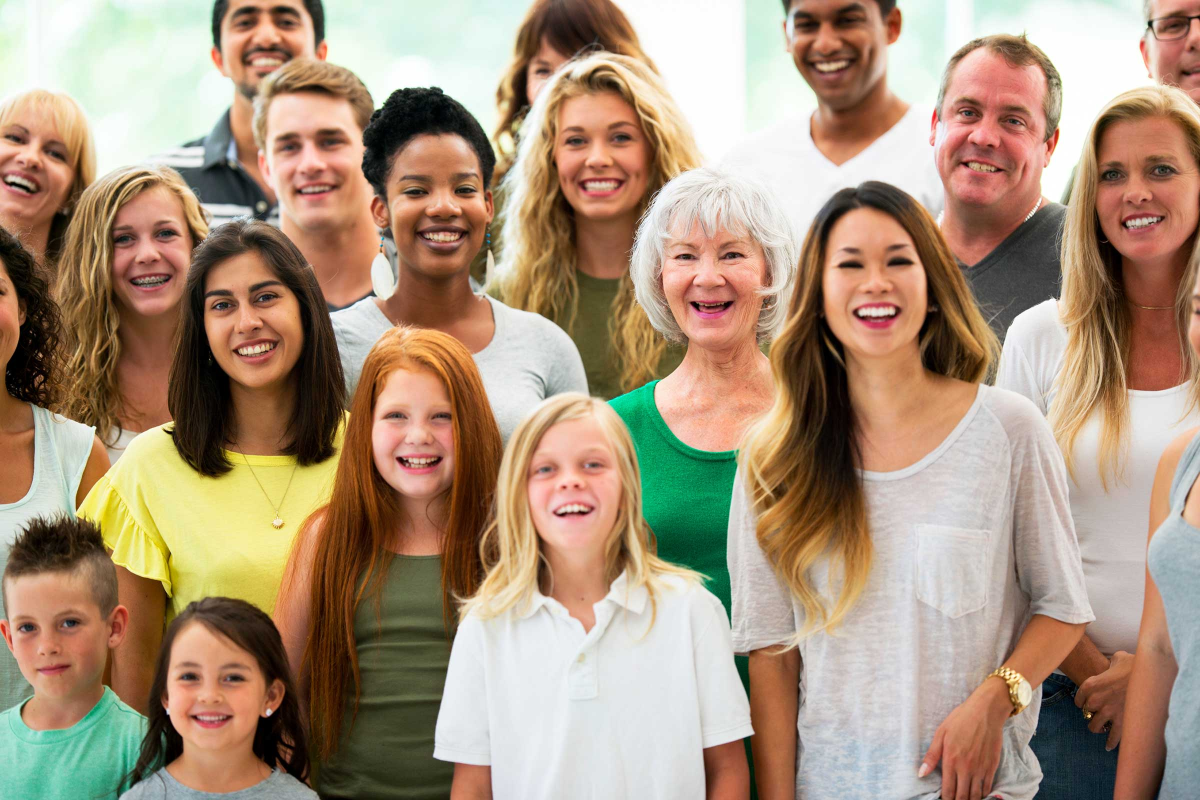
#> input picture face-detection/pic2.jpg, 2400 x 1600 px (shown at 1/2 size)
$ python 'face detect.py'
#> lines starting #> are read from the running program, lines starting #| are printed output that depends on the picture; after the words box and inside, x2 and y2 are one past the last pixel; in counts of white or black regions, pixels touching at a corner belong together
#htg
import numpy as np
import cv2

#load haar cascade xml files
face_cascade = cv2.CascadeClassifier('haarcascade_frontalface_default.xml')
eye_cascade = cv2.CascadeClassifier('haarcascade_eye_tree_eyeglasses.xml')

img = cv2.imread('pic2.jpg')#load image
#> img is the input picture: shape (1600, 2400, 3); mean B, G, R 124.3, 146.9, 169.8
cv2.namedWindow('img',cv2.WINDOW_NORMAL)#resize
cv2.resizeWindow('img', 600,600)        #image

gray = cv2.cvtColor(img, cv2.COLOR_BGR2GRAY)#convert image to grayscale
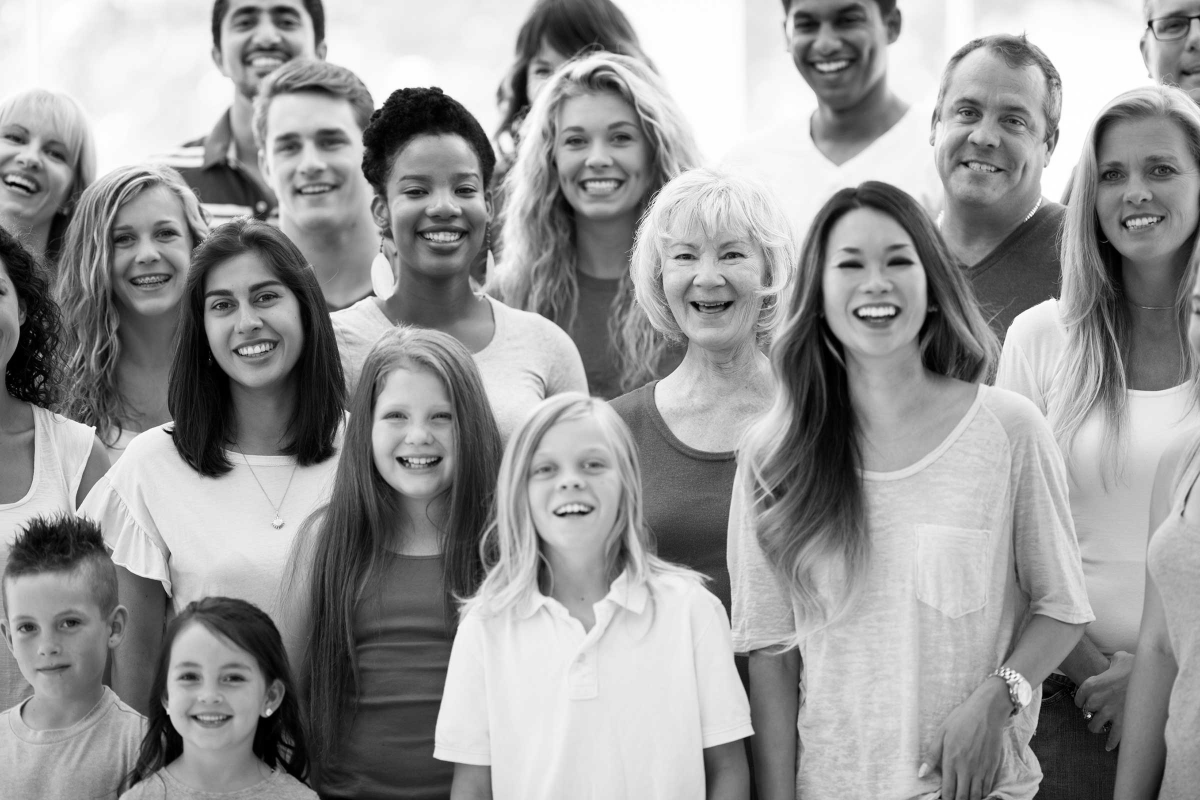
#> gray: shape (1600, 2400) (shown at 1/2 size); min 0, max 255, mean 151.2

faces = face_cascade.detectMultiScale(gray,1.3,5) #detect face coordinates x,y,w,h
#> faces = 13 rows, first 6: [1708, 748, 69, 69], [1828, 129, 264, 264], [1080, 191, 231, 231], [502, 199, 235, 235], [2154, 262, 229, 229], [183, 387, 227, 227]
print(faces)
#| [[1708  748   69   69]
#|  [1828  129  264  264]
#|  [1080  191  231  231]
#|  [ 502  199  235  235]
#|  [2154  262  229  229]
#|  [ 183  387  227  227]
#|  [1611  419  274  274]
#|  [ 370  505  245  245]
#|  [ 715  748  230  230]
#|  [1017  838  254  254]
#|  [   7 1181  196  196]
#|  [ 294 1261  249  249]
#> (further printed lines are left out)
c=1
for (x,y,w,h) in faces:
    print(x,y,w,h)
    img = cv2.rectangle(img,(x,y),(x+w,y+h),(255,0,0),6)#draw rectangle over faces one by one in a loop
    roi_gray = gray[y:y+h, x:x+w] #crop face region in roi
    roi_color = img[y:y+h, x:x+w] #crop face region
    font=cv2.FONT_HERSHEY_SIMPLEX
    cv2.putText(img,'FACE {}'.format(c),(x,int(y+h/8)),font,w/170,(255,255,255),int(w/50))
    eyes = eye_cascade.detectMultiScale(roi_gray)#detect eye coordinates ex,ey,ew,eh
    for (qx,qy,ew,eh) in eyes:
        cv2.rectangle(roi_color,(qx,qy),(qx+ew,qy+eh),(0,255,0),6)
    c+=1
    if w<100:
        c-=1
#> this loop made 13 passes
#> (x, y, w, h, eyes) on passes 2 to 9: (1828, 129, 264, 264, [[83, 72, 49, 49], [169, 87, 58, 58]]), (1080, 191, 231, 231, [[48, 69, 47, 47], [135, 58, 56, 56]]), (502, 199, 235, 235, [[53, 73, 47, 47], [133, 62, 49, 49]]), (2154, 262, 229, 229, [[45, 64, 50, 50], [140, 52, 57, 57]]), (183, 387, 227, 227, [[45, 70, 44, 44], [120, 52, 56, 56]]), (1611, 419, 274, 274, [[62, 82, 56, 56], [146, 74, 63, 63], [165, 67, 77, 77]]), (370, 505, 245, 245, [[49, 82, 50, 50], [133, 64, 54, 54]]), (715, 748, 230, 230, [[54, 60, 51, 51]])
#| 1708 748 69 69
#| 1828 129 264 264
#| 1080 191 231 231
#| 502 199 235 235
#| 2154 262 229 229
#| 183 387 227 227
#| 1611 419 274 274
#| 370 505 245 245
#> (further printed lines are left out)
#> pass 1, `roi_gray = gray[y:y+h, x:x+w]`:
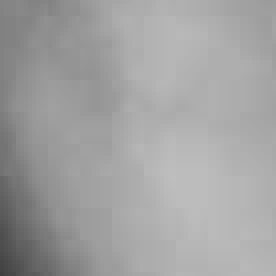
#> roi_gray: shape (69, 69) (shown 4 times larger); min 64, max 190, mean 161.5
#> pass 1, `roi_color = img[y:y+h, x:x+w]`:
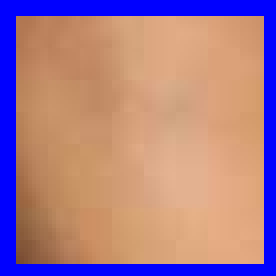
#> roi_color: shape (69, 69, 3) (shown 4 times larger); mean B, G, R 141.2, 123.7, 167.3
#> after the loop:
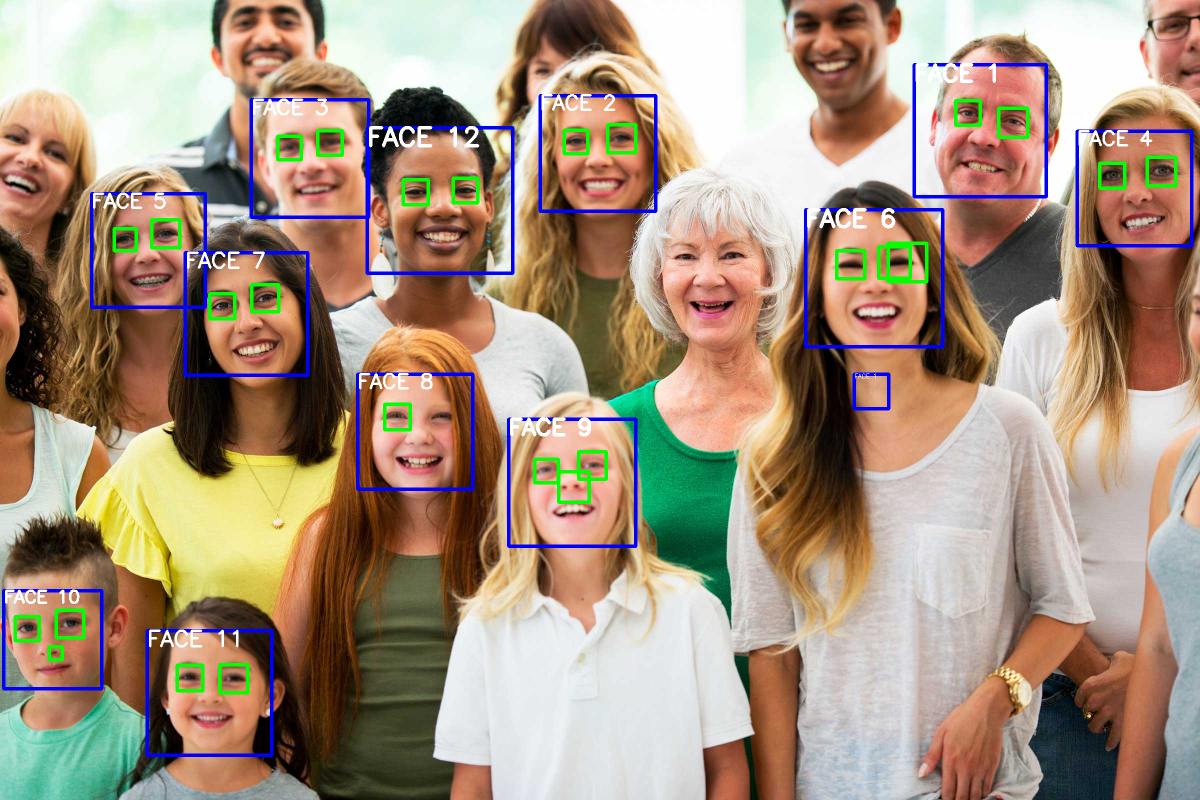
#> img: shape (1600, 2400, 3) (shown at 1/2 size); mean B, G, R 127.5, 146.5, 165.5
#> after the loop:
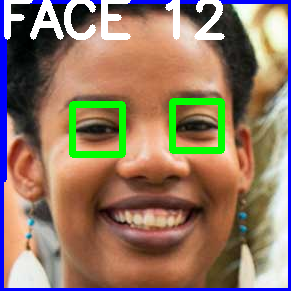
#> roi_color: shape (291, 291, 3); mean B, G, R 102.1, 120.6, 145.9
#> after the loop:
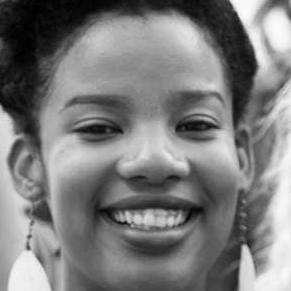
#> roi_gray: shape (291, 291); min 1, max 252, mean 123.8
#> after the loop, c = 13
c-=1
#> c = 12
print('number of faces detected= {}'.format(c))
#| number of faces detected= 12
#add text message
font=cv2.FONT_HERSHEY_SIMPLEX
cv2.putText(img,'Face Detection',(40,110),font,4,(200,200,200),10)
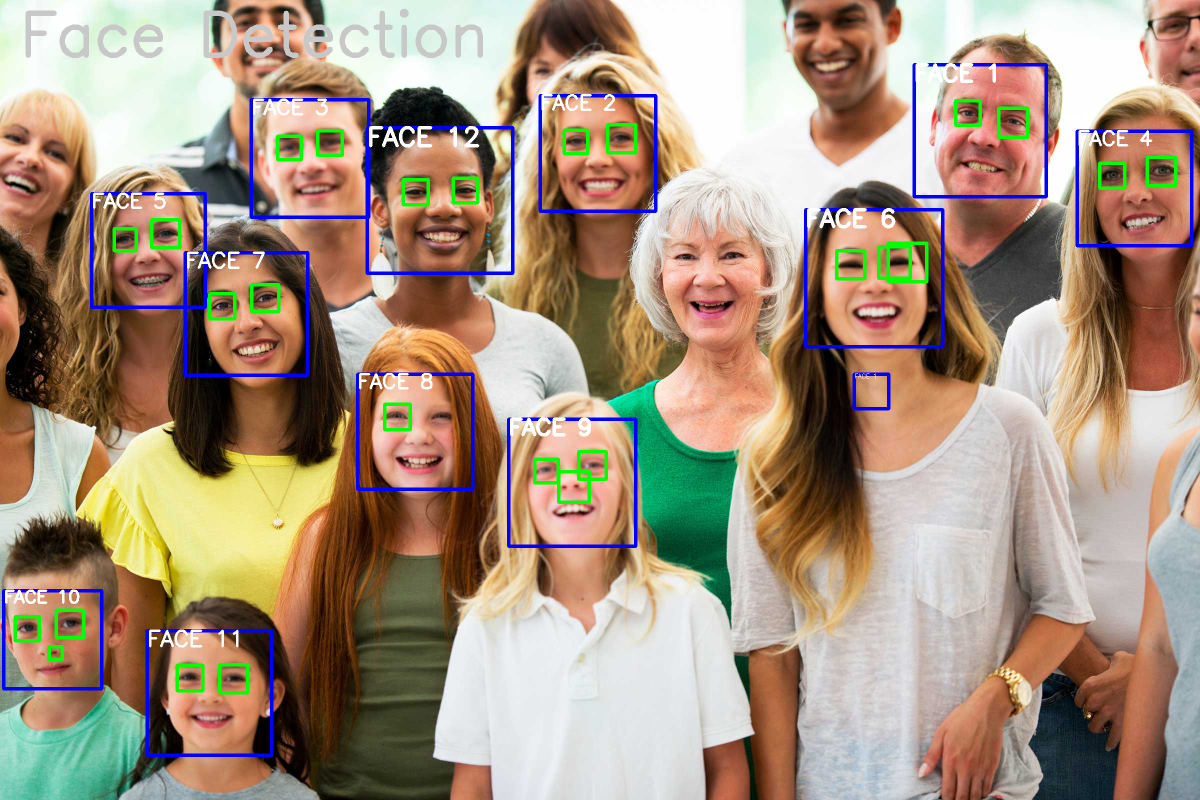
#> img: shape (1600, 2400, 3) (shown at 1/2 size); 0.62% of pixels changed, all inside (x1, y1, x2, y2) = (51, 17, 966, 116)

#cv2.imshow('img1',roi_color)
cv2.imshow('img',img)
cv2.waitKey(0)
cv2.destroyAllWindows()

$ run again, with face-detection/pic1.jpg copied over face-detection/pic2.jpg
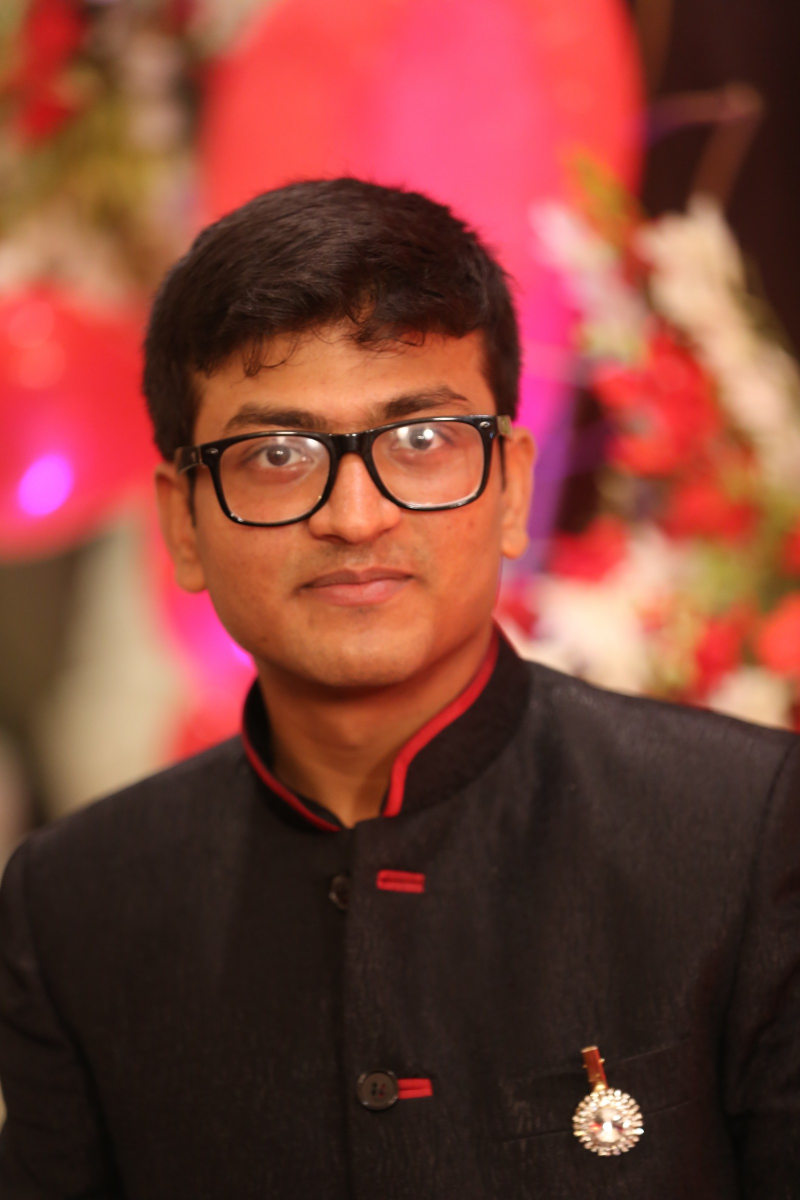
#> input picture face-detection/pic1.jpg, 1600 x 2400 px (shown at 1/2 size)
#> img is the input picture: shape (2400, 1600, 3); mean B, G, R 53.3, 63.7, 124.8
#> faces = [[248, 552, 856, 856]]
#| [[248 552 856 856]]
#> the loop `for (x,y,w,h) in faces:` made 1 pass
#> (x, y, w, h, font, c) on pass 1: (248, 552, 856, 856, 0, 2)
#> (printed output is left out)
#> after the loop `for (x,y,w,h) in faces:`:
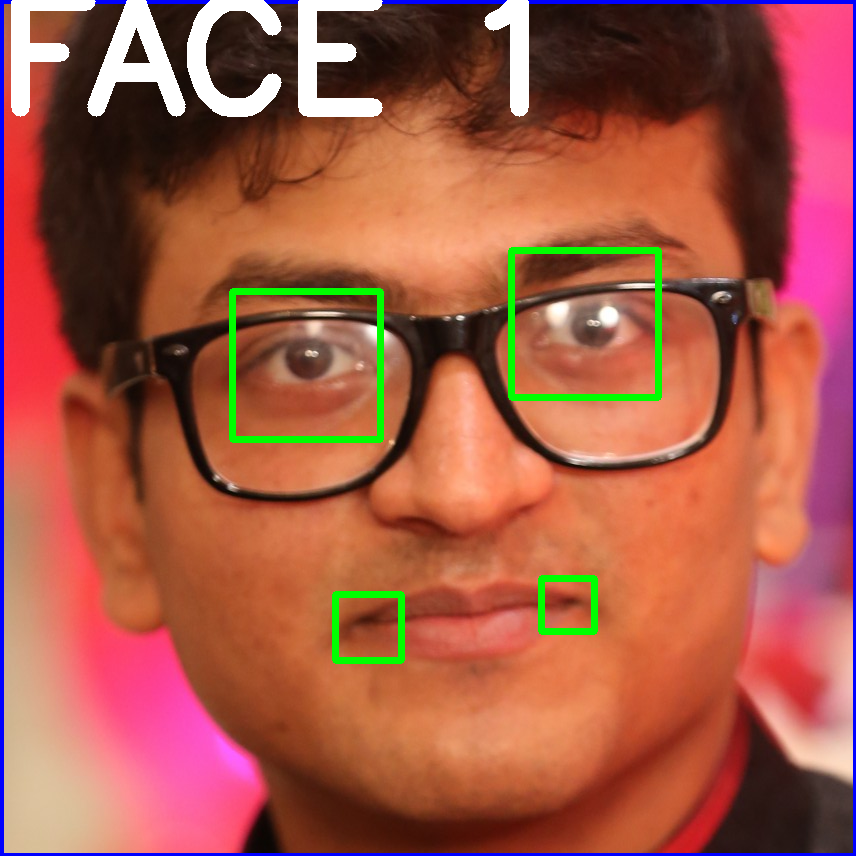
#> roi_color: shape (856, 856, 3); mean B, G, R 71.9, 89.5, 164.7
#> after the loop `for (x,y,w,h) in faces:`: c = 2
#> `c-=1`: c = 1
#| number of faces detected= 1
#> `cv2.putText(img,'Face Detection',(40,110),font,4,(200,200,200),10)`:
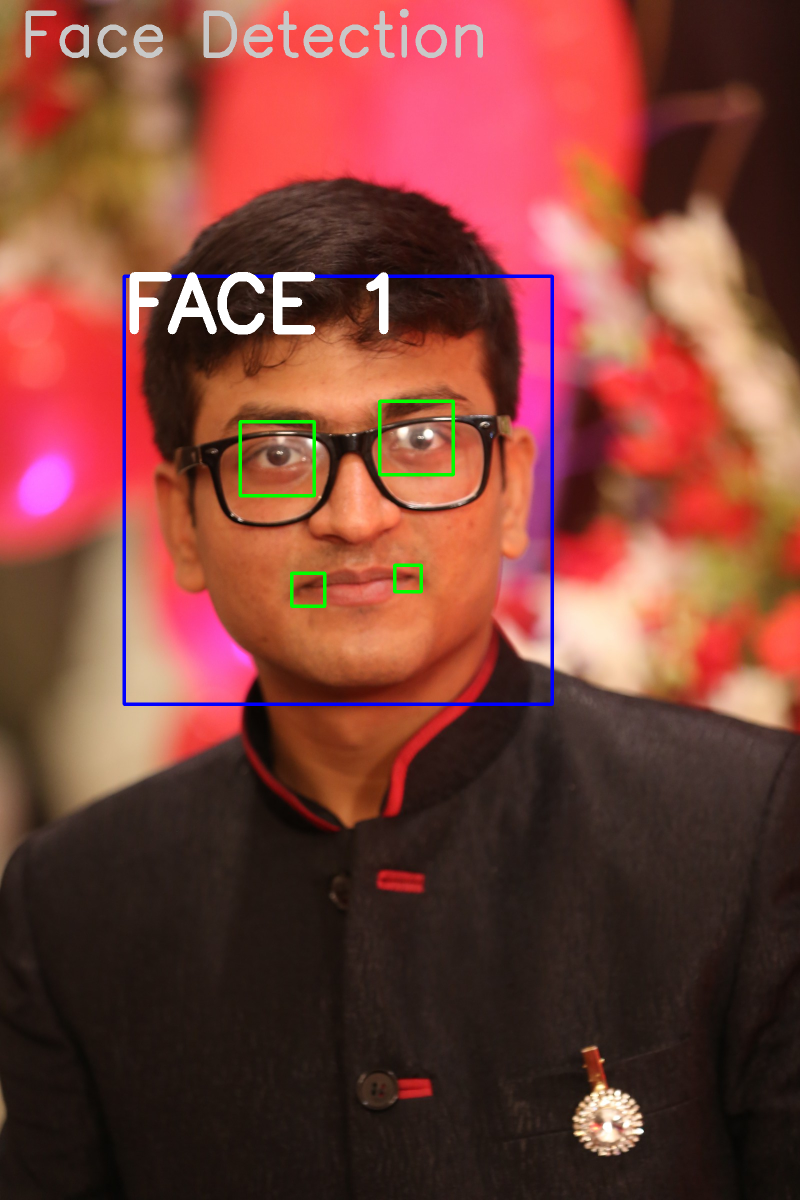
#> img: shape (2400, 1600, 3) (shown at 1/2 size); mean B, G, R 56.2, 65.7, 124.3

$ run again, with face-detection/pic.jpg copied over face-detection/pic2.jpg
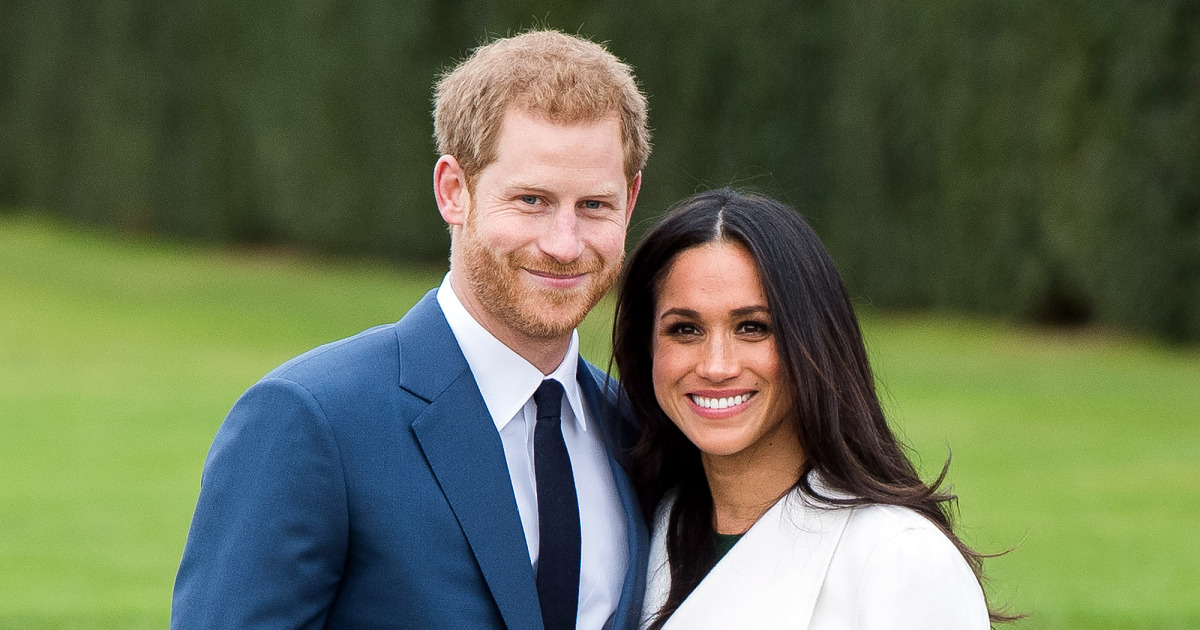
#> input picture face-detection/pic.jpg, 1200 x 630 px
#> img is the input picture: shape (630, 1200, 3); mean B, G, R 82.3, 109.7, 100.3
#> faces = [[472, 135, 181, 181], [624, 261, 174, 174]]
#| [[472 135 181 181]
#|  [624 261 174 174]]
#> the loop `for (x,y,w,h) in faces:` made 2 passes
#> (x, y, w, h, font, eyes, c) on passes 1 to 2: (472, 135, 181, 181, 0, [[40, 46, 37, 37]], 2), (624, 261, 174, 174, 0, [[41, 50, 39, 39], [107, 49, 39, 39]], 3)
#> (printed output is left out)
#> after the loop `for (x,y,w,h) in faces:`:
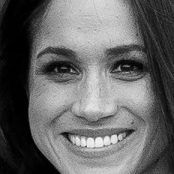
#> roi_gray: shape (174, 174); min 0, max 248, mean 101.6
#> after the loop `for (x,y,w,h) in faces:`: c = 3
#> `c-=1`: c = 2
#| number of faces detected= 2
#> `cv2.putText(img,'Face Detection',(40,110),font,4,(200,200,200),10)`:
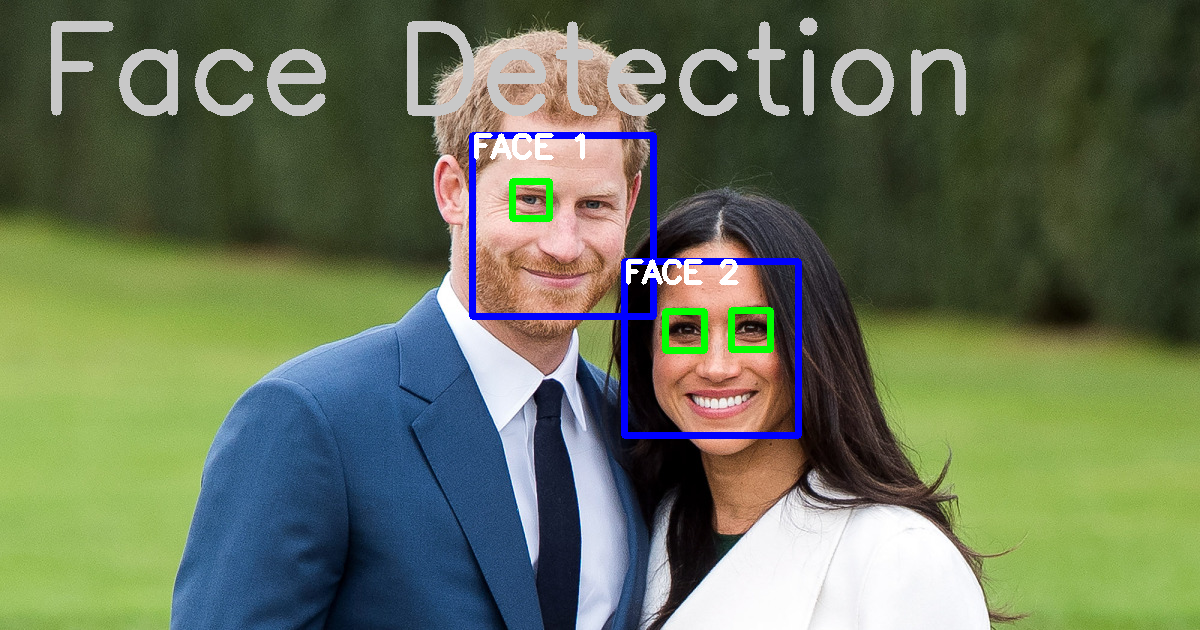
#> img: shape (630, 1200, 3); mean B, G, R 88.9, 113.3, 102.3
